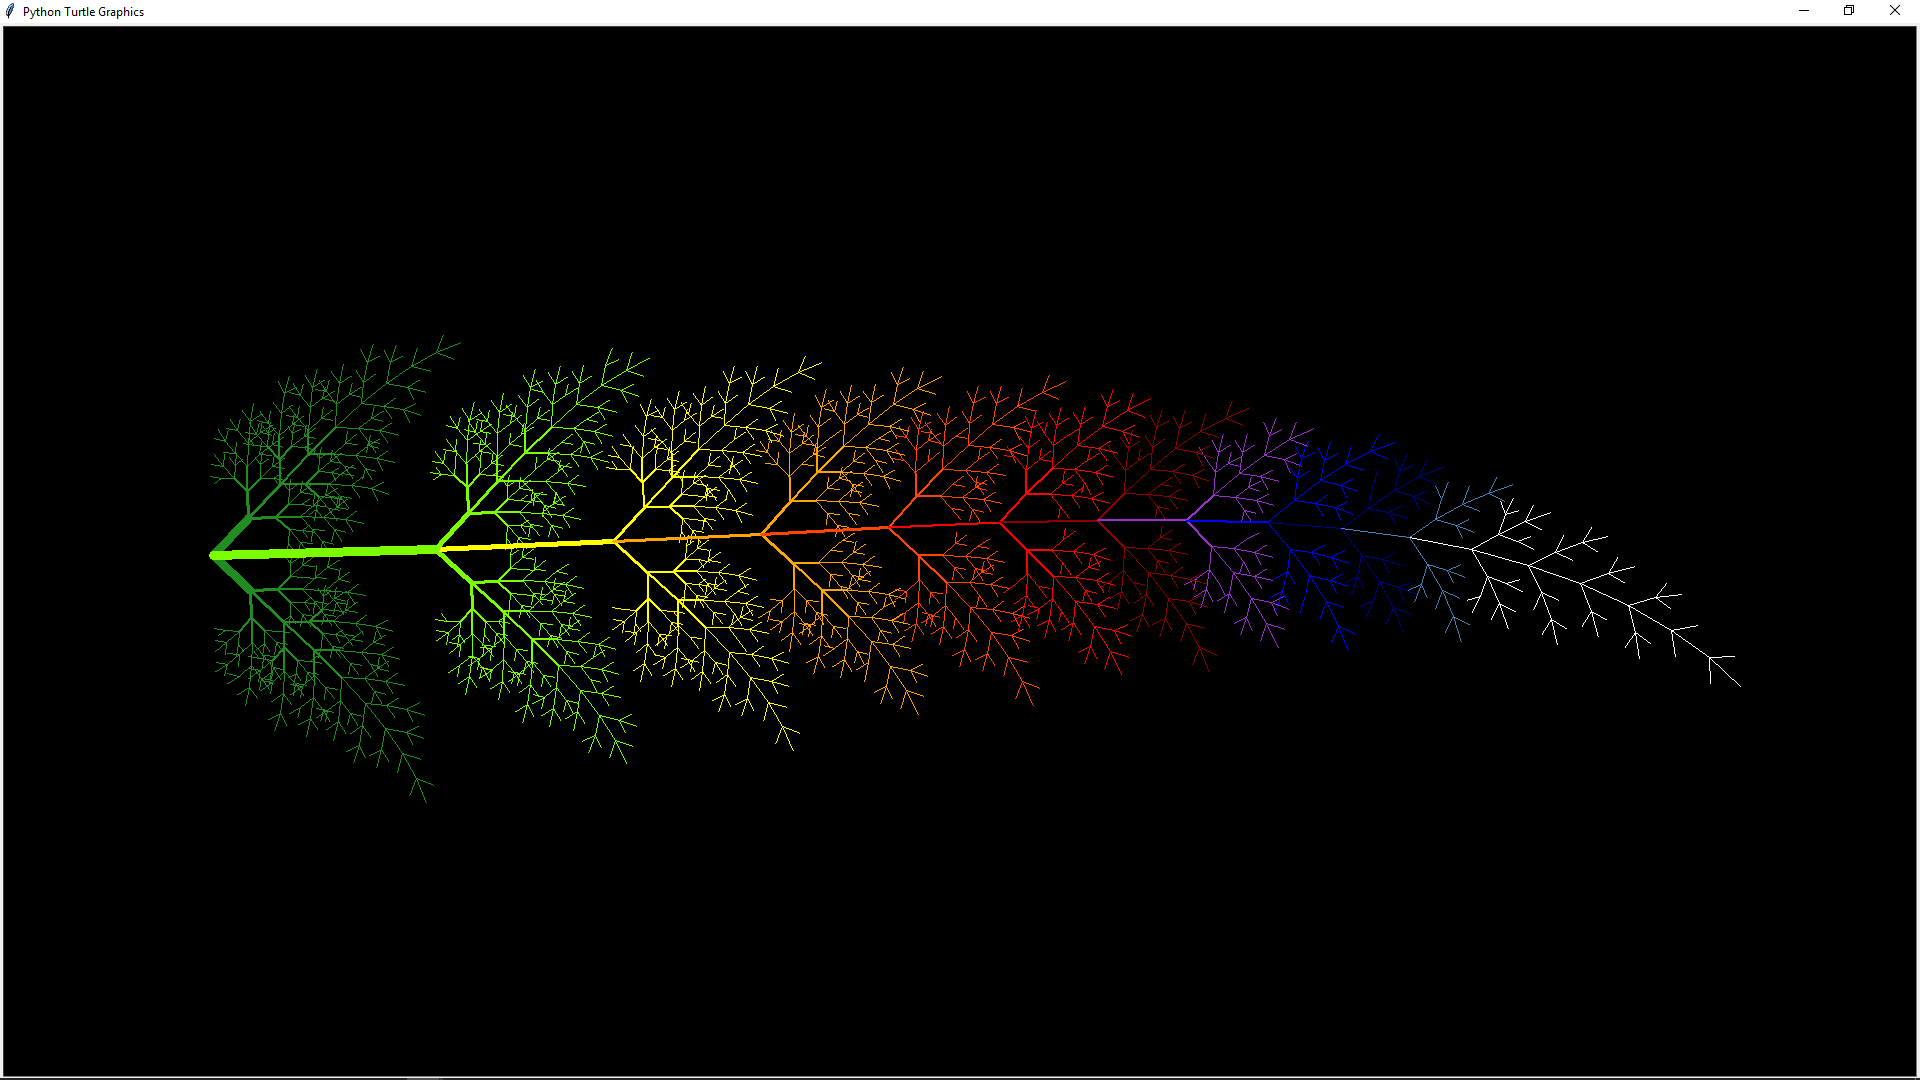

Reproduce this figure in Python.
from turtle import *
import random
bgcolor('black')
#speed(0)
tracer(0, 0)
a,b,c=0,0,0
backward(750)
while b<16000:
	a=a+1+c
	values=(1,0,0,0,0,0,-1)
	q=(random.choice(values))
	if a>17:
		up()
		home()
		backward(750)
		down()
		a=1
		b=b+1
		c=0
		color('forestgreen')
	if q!=0:
		c=c+1
	if a==1 and c==0:
		color('lawngreen')
	if a==2 and c==0:
		color('yellow')
	if a==3 and c==0:
		color('orange')
	if a==4 and c==0:
		color('orangered')
	if a==5 and c==0:
		color('red')
	if a==6 and c==0:
		color('darkred')
	if a==7 and c==0:
		color('darkorchid')
	if a==8 and c==0:
		color('blue')
	if a==9 and c==0:
		color('darkblue')
	if a==10 and c==0:
		color('steelblue')
	if a==11 and c==0:
		color('white')
	width(8/a+0.5)
	right(q*45-2+a/2)
	forward(1600/(1.8*(a+3)+24*c))
